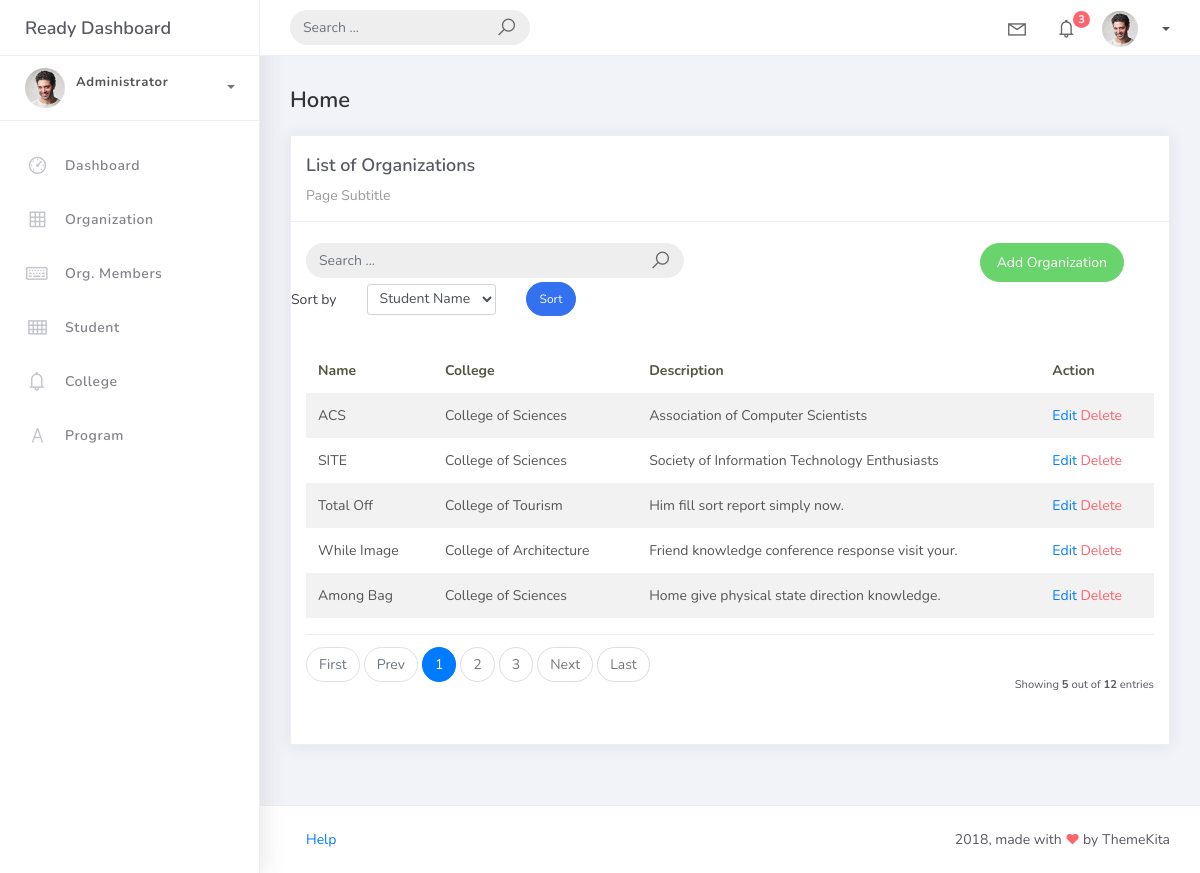
The page /organization_list/ on the database its author committed.
### studentorg/models.py (models this page shows, shortened)
class BaseModel(models.Model):
    created_at = models.DateTimeField(auto_now_add=True, db_index=True)
    updated_at = models.DateTimeField(auto_now=True)
    class Meta:
        abstract = True

class Organization(BaseModel):
    name = models.CharField(max_length=250)
    college = models.ForeignKey(College, null=True, blank=True, on_delete=models.CASCADE)
    description = models.CharField(max_length=500)

class College(BaseModel):
    college_name = models.CharField(max_length=150)
    def __str__(self):
        return self.college_name

### studentorg/views.py (the view)
# urls.py: path("organization_list/", OrganizationList.as_view(), name="organization-list"),
class OrganizationList(ListView):
    model = Organization
    context_object_name = "organization"
    template_name = "org_list.html"
    paginate_by = 5
    def get_queryset(self):
        qs = super().get_queryset()
        query = self.request.GET.get("q")
        if query:
            qs = qs.filter(
                Q(name__icontains=query) |
                Q(description__icontains=query) |
                Q(college__college_name__icontains=query)
            )
        return qs

### templates/org_list.html (shortened to what this page needs)
{% extends 'base.html' %}
{% load static %}
{% block content %}
<div class="content">
    <div class="container-fluid">
        <h4 class="page-title">Home</h4>
        <div class="row">
            <div class="col-md-12">
                <div class="card">
                    <div class="card-header">
                        <div class="card-title">List of Organizations</div>
                        <div class="card-category">Page Subtitle</div>
                    </div>
                        <div class="col-md-12 row">
                            <div class="col-md-6">
                                <form class="navbar-left navbar-form nav-search mr-md-3" action="{% url 'organization-list'%}">
                                    <div class="input-group">
                                        <input type="text" placeholder="Search ..." class="form-control" name="q" />
                                        <div class="input-group-append">
                                            <span class="input-group-text">
                                                <i class="la la-search search-icon"></i>
                                            </span>
                                        </div>
                                    </div>
                                </form>
                            </div>
                            <div class="col-md-6">
                                <div class="pull-right">
                                    <a href="{% url 'organization-add' %}" class="btn btn-success btn-rounded">Add Organization</a>
                                </div>
                            </div>
                        </div>
                        <form method="get" class="row g-2 align-items-center">
                        <div class="col-auto">
                        <label for="smallSelect" class="col-form-label">Sort by</label>
                        </div>
                        <div class="col-auto">
                        <select class="form-control form-control-sm" id="smallSelect" name="sort_by">
                        <option value="student__lastname" {% if request.GET.sort_by == "student__lastname" %}selected{% endif %}>Student Name</option>
                        </select>
                        </div>
                        <div class="col-auto">
                        <button type="submit" class="btn btn-primary btn-sm btn-rounded">Sort</button>
                         </div>
                        </form>
                    <div class="card-body">
                        <table class="table table-striped mt-3">
                            <thead>
                                <tr>
                                    <th scope="col">Name</th>
                                    <th scope="col">College</th>
                                    <th scope="col">Description</th>
                                    <th scope="col">Action</th>
                                </tr>
                            </thead>
                            <tbody>
                                {% for object in object_list %}
                                <tr>
                                    <td>{{ object.name }}</td>
                                    <td>{{ object.college }}</td>
                                    <td>{{ object.description }}</td>
                                    <td>
                                        <a href="organization_list/{{ object.id }}">Edit</a>
                                        <a href="organization_list/{{ object.id }}/delete" class="text-danger">Delete</a>
                                    </td>
                                    </tr>
                                {% endfor %}
                            </tbody>
                        </table>
                        {% include 'includes/pagination.html' %}
                    </div>
                </div>
            </div>
        </div>
    </div>
</div>
{% endblock %}

### rows shown on the page
Organization: name "ACS", college "College of Sciences", description "Association of Computer Scientists"
Organization: name "SITE", college "College of Sciences", description "Society of Information Technology Enthusiasts"
Organization: name "Total Off", college "College of Tourism", description "Him fill sort report simply now."
Organization: name "While Image", college "College of Architecture", description "Friend knowledge conference response visit your."
Organization: name "Among Bag", college "College of Sciences", description "Home give physical state direction knowledge."

### other values the page prints
{{ page_num }} "1"
{{ page_num }} "2" "3"
{{ object_list.count }} "5"
{{ paginator.count }} "12"
